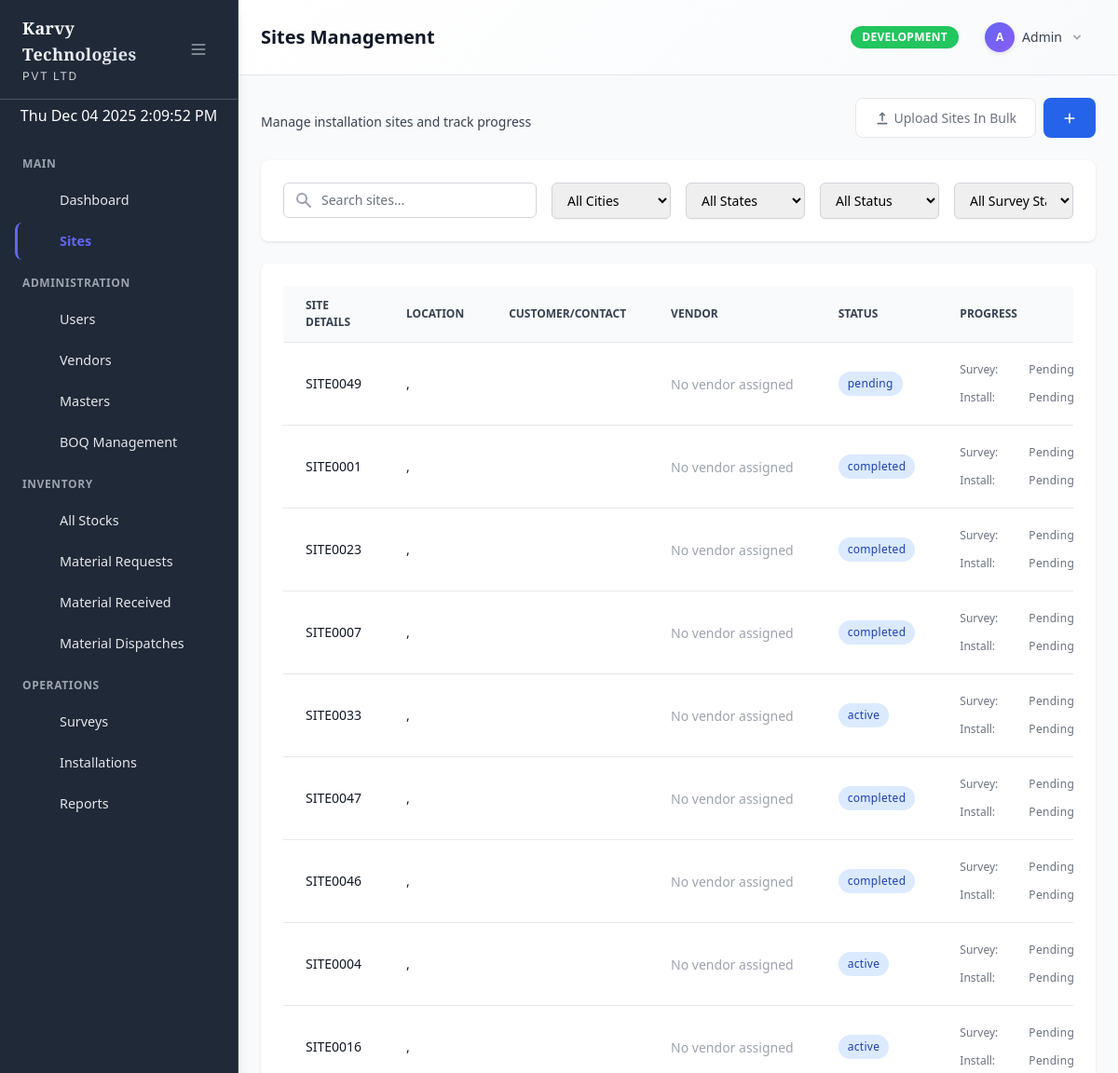
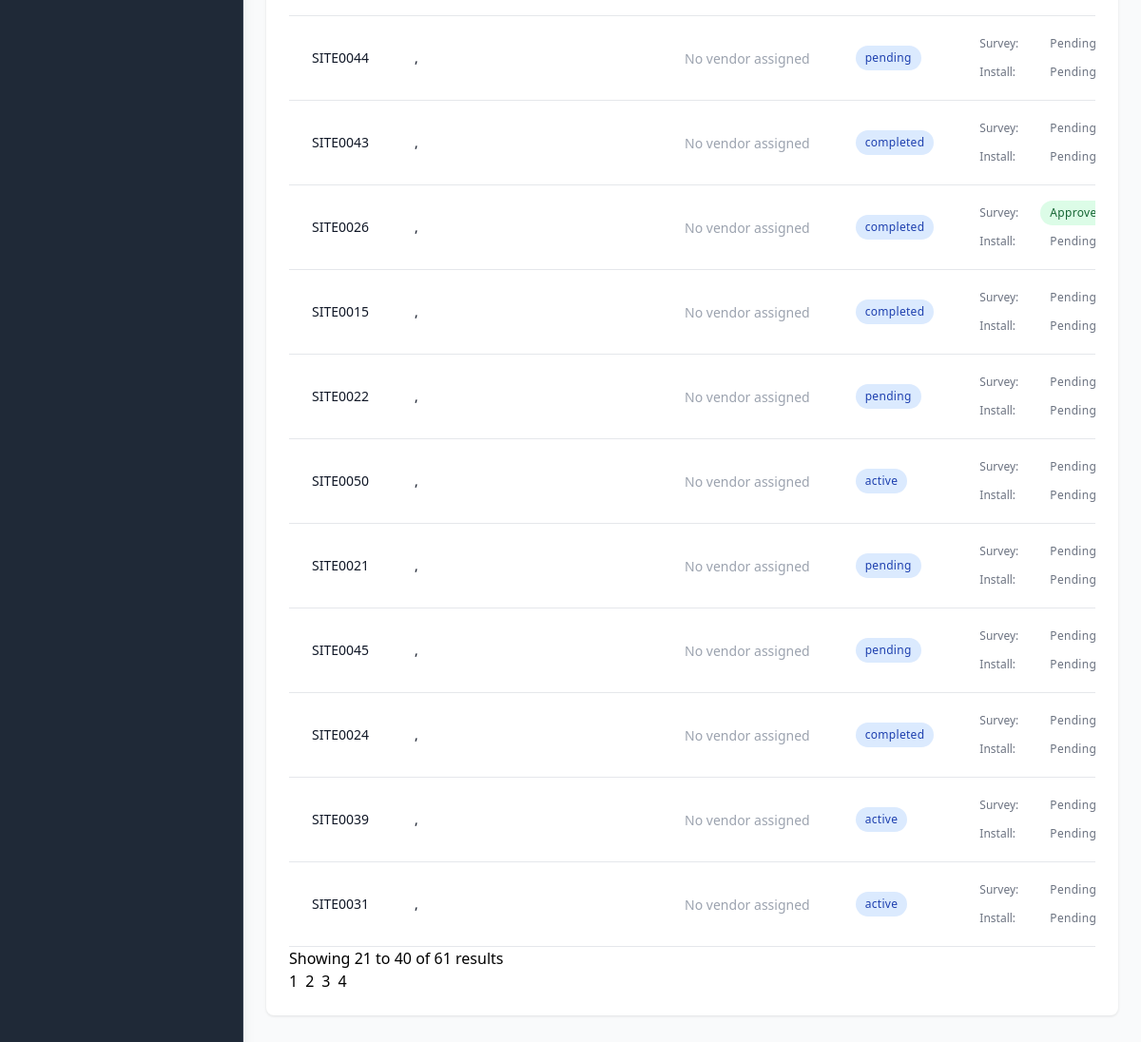
The page /admin/sites/?page=2 (signed in) on the database its author committed (2 pictures, top to bottom).
### tables this page shows
CREATE TABLE `menu_items` (
  `id` int(11) NOT NULL,
  `parent_id` int(11) DEFAULT NULL,
  `title` varchar(100) NOT NULL,
  `icon` varchar(100) DEFAULT NULL,
  `url` varchar(255) DEFAULT NULL,
  `sort_order` int(11) DEFAULT 0,
  `status` enum('active','inactive') DEFAULT 'active',
  `created_at` timestamp NOT NULL DEFAULT current_timestamp(),
  `updated_at` timestamp NOT NULL DEFAULT current_timestamp() ON UPDATE current_timestamp()
);

CREATE TABLE `sites` (
  `id` int(11) NOT NULL,
  `site_id` varchar(255) NOT NULL,
  `store_id` varchar(255) DEFAULT NULL,
  `location` text DEFAULT NULL,
  `city` varchar(60) DEFAULT NULL,
  `city_id` int(11) DEFAULT NULL,
  `state` varchar(60) DEFAULT NULL,
  `state_id` int(11) DEFAULT NULL,
  `country` varchar(60) DEFAULT NULL,
  `country_id` int(11) DEFAULT NULL,
  `branch` varchar(60) DEFAULT NULL,
  `remarks` text DEFAULT NULL,
  `po_number` varchar(255) DEFAULT NULL,
  `po_date` date DEFAULT NULL,
  `customer` varchar(255) DEFAULT NULL,
  `customer_id` int(11) DEFAULT NULL,
  `bank` varchar(255) DEFAULT NULL,
  `bank_id` int(11) DEFAULT NULL,
  `vendor` varchar(255) DEFAULT NULL,
  `activity_status` varchar(100) DEFAULT NULL,
  `is_delegate` tinyint(1) DEFAULT 0,
  `delegated_vendor` varchar(255) DEFAULT NULL,
  `survey_status` tinyint(1) DEFAULT 0,
  `installation_status` tinyint(1) DEFAULT 0,
  `is_material_request_generated` tinyint(1) DEFAULT 0,
  `survey_submission_date` datetime DEFAULT NULL,
  `installation_date` datetime DEFAULT NULL,
  `created_at` datetime DEFAULT current_timestamp(),
  `created_by` varchar(255) DEFAULT NULL,
  `updated_at` datetime DEFAULT current_timestamp() ON UPDATE current_timestamp(),
  `updated_by` varchar(255) DEFAULT NULL
);

### admin/sites/index.php (the view, shortened to what the rows shown need)
<?php
require_once __DIR__ . '/../../controllers/SitesController.php';
$controller = new SitesController();
$data = $controller->index();
?>
<div class="card">
    <div class="card-body">
        <div class="overflow-x-auto">
            <table class="data-table" id="sitesTable">
                <thead>
                    <tr>
                        <th>Site Details</th>
                        <th>Location</th>
                        <th>Customer/Contact</th>
                        <th>Vendor</th>
                        <th>Status</th>
                        <th>Progress</th>
                    </tr>
                </thead>
                <tbody>
                    <?php foreach ($data['sites'] as $site):
                    ?>
                        <tr>
                            <td>
                                <div>
                                    <div class="text-sm font-medium text-gray-900"><?php echo htmlspecialchars($site['site_id'] ?? ''); ?></div>
                                </div>
                            </td>
                            <td>
                                <div class="text-sm text-gray-900"><?php echo htmlspecialchars($site['city'] ?? ''); ?>, <?php echo htmlspecialchars($site['state'] ?? ''); ?></div>
                            </td>
                            <td>
                            </td>
                            <td>
                                <?php if ($site['delegation_status'] === 'active' && $site['delegated_vendor_name']): ?>
                                    <div class="flex items-center space-x-2">
                                        <span class="badge badge-warning">Delegated</span>
                                        <span class="text-sm text-orange-600"><?php echo htmlspecialchars($site['delegated_vendor_name'] ?? ''); ?></span>
                                    </div>
                                    <div class="text-xs text-gray-500 mt-1">
                                        Since: <?php echo date('M d, Y', strtotime($site['delegation_date'])); ?>
                                    </div>
                                <?php elseif (!$site['vendor']): ?>
                                    <span class="text-sm text-gray-400">No vendor assigned</span>
                                <?php endif; ?>
                            </td>
                            <td>
                                <?php if ($site['activity_status']): ?>
                                    <span class="badge badge-info"><?php echo htmlspecialchars($site['activity_status'] ?? ''); ?></span>
                                <?php else: ?>
                                    <span class="badge badge-secondary">No Status</span>
                                <?php endif; ?>
                            </td>
                            <td>
                                <div class="space-y-1">
                                    <div class="flex items-center">
                                        <span class="text-xs text-gray-500 w-16">Survey:</span>
                                        <?php if ($site['has_survey_submitted']): ?>
                                            <?php if ($site['actual_survey_status'] === 'approved'): ?>
                                                <span class="badge badge-success">Approved</span>
                                            <?php elseif ($site['actual_survey_status'] === 'rejected'): ?>
                                                <span class="badge badge-danger">Rejected</span>
                                            <?php else: ?>
                                                <span class="badge badge-info">Submitted</span>
                                            <?php endif; ?>
                                        <?php else: ?>
                                            <span class="badge badge-warning">Pending</span>
                                        <?php endif; ?>
                                    </div>
                                    <div class="flex items-center">
                                        <span class="text-xs text-gray-500 w-16">Install:</span>
                                        <span class="badge <?php echo $site['installation_status'] ? 'badge-success' : 'badge-warning'; ?>">
                                            <?php echo $site['installation_status'] ? 'Done' : 'Pending'; ?>
                                        </span>
                                    </div>
                                </div>
                            </td>
                        </tr>
                    <?php endforeach; ?>
                </tbody>
            </table>
        </div>
    </div>
</div>
<?php
include __DIR__ . '/../../includes/admin_layout.php';
?>

### includes/dynamic_sidebar.php (shortened to what the rows shown need)
<?php
require_once __DIR__ . '/../models/Menu.php';
function renderDynamicSidebar($currentUser) {
    $menuModel = new Menu();
    $menuItems = $menuModel->getMenuForUser($currentUser['id'], $currentUser['role']);
    $currentUrl = $_SERVER['REQUEST_URI'];
    $sections = [];
    $currentSection = 'Main';
    foreach ($menuItems as $item) {
        if (!$item['url'] && !empty($item['children'])) {
            $currentSection = $item['title'];
            $sections[$currentSection] = $item['children'];
        } else {
            if (!isset($sections[$currentSection])) {
                $sections[$currentSection] = [];
            }
            $sections[$currentSection][] = $item;
        }
    }
    foreach ($sections as $sectionName => $sectionItems) {
        if (!empty($sectionItems)) {
            echo '<div class="menu-section-header"><span class="sidebar-text">' . htmlspecialchars($sectionName) . '</span></div>';
            foreach ($sectionItems as $item) {
                renderMenuItem($item, $currentUrl, 0);
            }
        }
    }
}
function renderMenuItem($item, $currentUrl, $level = 0) {
    $hasChildren = !empty($item['children']);
    $isActive = $item['url'] && strpos($currentUrl, $item['url']) !== false;
    $hasActiveChild = $hasChildren && hasActiveChild($item['children'], $currentUrl);
    $activeClass = ($isActive || $hasActiveChild) ? 'active' : '';
    if ($hasChildren) {
        echo '<div class="relative">';
        echo '<button onclick="toggleSubmenu(\'submenu-' . $item['id'] . '\')" class="sidebar-item w-full flex items-center justify-between ' . $activeClass . '" data-tooltip="' . htmlspecialchars($item['title']) . '">';
        echo '<div class="flex items-center">';
        echo renderMenuIcon($item['icon'], false);
        echo '<span class="sidebar-text">' . htmlspecialchars($item['title']) . '</span>';
        echo '</div>';
        echo '<svg id="arrow-' . $item['id'] . '" class="w-4 h-4 transition-transform duration-200" fill="currentColor" viewBox="0 0 20 20">';
        echo '<path fill-rule="evenodd" d="M5.293 7.293a1 1 0 011.414 0L10 10.586l3.293-3.293a1 1 0 111.414 1.414l-4 4a1 1 0 01-1.414 0l-4-4a1 1 0 010-1.414z" clip-rule="evenodd"></path>';
        echo '</svg>';
        echo '</button>';
        $submenuClass = ($isActive || $hasActiveChild) ? '' : 'hidden';
        echo '<div id="submenu-' . $item['id'] . '" class="' . $submenuClass . ' mt-2 space-y-1">';
        foreach ($item['children'] as $child) {
            renderMenuItem($child, $currentUrl, $level + 1);
        }
        echo '</div>';
        echo '</div>';
    } else {
        $itemClass = $level > 0 ? 'sidebar-subitem' : 'sidebar-item';
        if ($item['url']) {
            echo '<a href="' . url($item['url']) . '" class="' . $itemClass . ' ' . $activeClass . '" data-tooltip="' . htmlspecialchars($item['title']) . '">';
        } else {
            echo '<div class="' . $itemClass . ' ' . $activeClass . '" data-tooltip="' . htmlspecialchars($item['title']) . '">';
        }
        echo renderMenuIcon($item['icon'], $level > 0);
        echo '<span class="sidebar-text">' . htmlspecialchars($item['title']) . '</span>';
        if ($item['url']) {
            echo '</a>';
        } else {
            echo '</div>';
        }
    }
}
function renderMenuIcon($iconName, $isSubitem = false) {
    $iconPath = $icons[$iconName] ?? $icons['dashboard'];
    $iconSize = $isSubitem ? 'w-4 h-4 mr-2' : 'w-5 h-5 mr-3';
    return '<svg class="' . $iconSize . '" fill="currentColor" viewBox="0 0 20 20">' . $iconPath . '</svg>';
}
?>

### rows shown on the page
menu_items: title "Dashboard"
menu_items: title "Sites"
menu_items: title "Users"
menu_items: title "Vendors"
menu_items: title "Masters"
menu_items: title "BOQ Management"
menu_items: title "All Stocks"
menu_items: title "Material Requests"
menu_items: title "Material Received"
menu_items: title "Material Dispatches"
menu_items: title "Surveys"
menu_items: title "Installations"
menu_items: title "Reports"
sites: site "SITE0049", shows "No vendor assigned", activity_status "pending", shows "Pending", installation_status "Pending"
sites: site "SITE0001", shows "No vendor assigned", activity_status "completed", shows "Pending", installation_status "Pending"
sites: site "SITE0023", shows "No vendor assigned", activity_status "completed", shows "Pending", installation_status "Pending"
sites: site "SITE0007", shows "No vendor assigned", activity_status "completed", shows "Pending", installation_status "Pending"
sites: site "SITE0033", shows "No vendor assigned", activity_status "active", shows "Pending", installation_status "Pending"
sites: site "SITE0047", shows "No vendor assigned", activity_status "completed", shows "Pending", installation_status "Pending"
sites: site "SITE0046", shows "No vendor assigned", activity_status "completed", shows "Pending", installation_status "Pending"
sites: site "SITE0004", shows "No vendor assigned", activity_status "active", shows "Pending", installation_status "Pending"
sites: site "SITE0016", shows "No vendor assigned", activity_status "active", shows "Pending", installation_status "Pending"
sites: site "SITE0044", shows "No vendor assigned", activity_status "pending", shows "Pending", installation_status "Pending"
sites: site "SITE0043", shows "No vendor assigned", activity_status "completed", shows "Pending", installation_status "Pending"
sites: site "SITE0026", shows "No vendor assigned", activity_status "completed", shows "Approved", installation_status "Pending"
sites: site "SITE0015", shows "No vendor assigned", activity_status "completed", shows "Pending", installation_status "Pending"
sites: site "SITE0022", shows "No vendor assigned", activity_status "pending", shows "Pending", installation_status "Pending"
sites: site "SITE0050", shows "No vendor assigned", activity_status "active", shows "Pending", installation_status "Pending"
sites: site "SITE0021", shows "No vendor assigned", activity_status "pending", shows "Pending", installation_status "Pending"
sites: site "SITE0045", shows "No vendor assigned", activity_status "pending", shows "Pending", installation_status "Pending"
sites: site "SITE0024", shows "No vendor assigned", activity_status "completed", shows "Pending", installation_status "Pending"
sites: site "SITE0039", shows "No vendor assigned", activity_status "active", shows "Pending", installation_status "Pending"
sites: site "SITE0031", shows "No vendor assigned", activity_status "active", shows "Pending", installation_status "Pending"

### other values the page prints
$sectionName "MAIN"
$sectionName "ADMINISTRATION"
$sectionName "INVENTORY"
$sectionName "OPERATIONS"
$title "Sites Management"
$env "DEVELOPMENT"
substr($currentUser['username'], 0, 1) "A"
$currentUser['username'] "Admin"
$data['pagination']['total_records'] "61"
